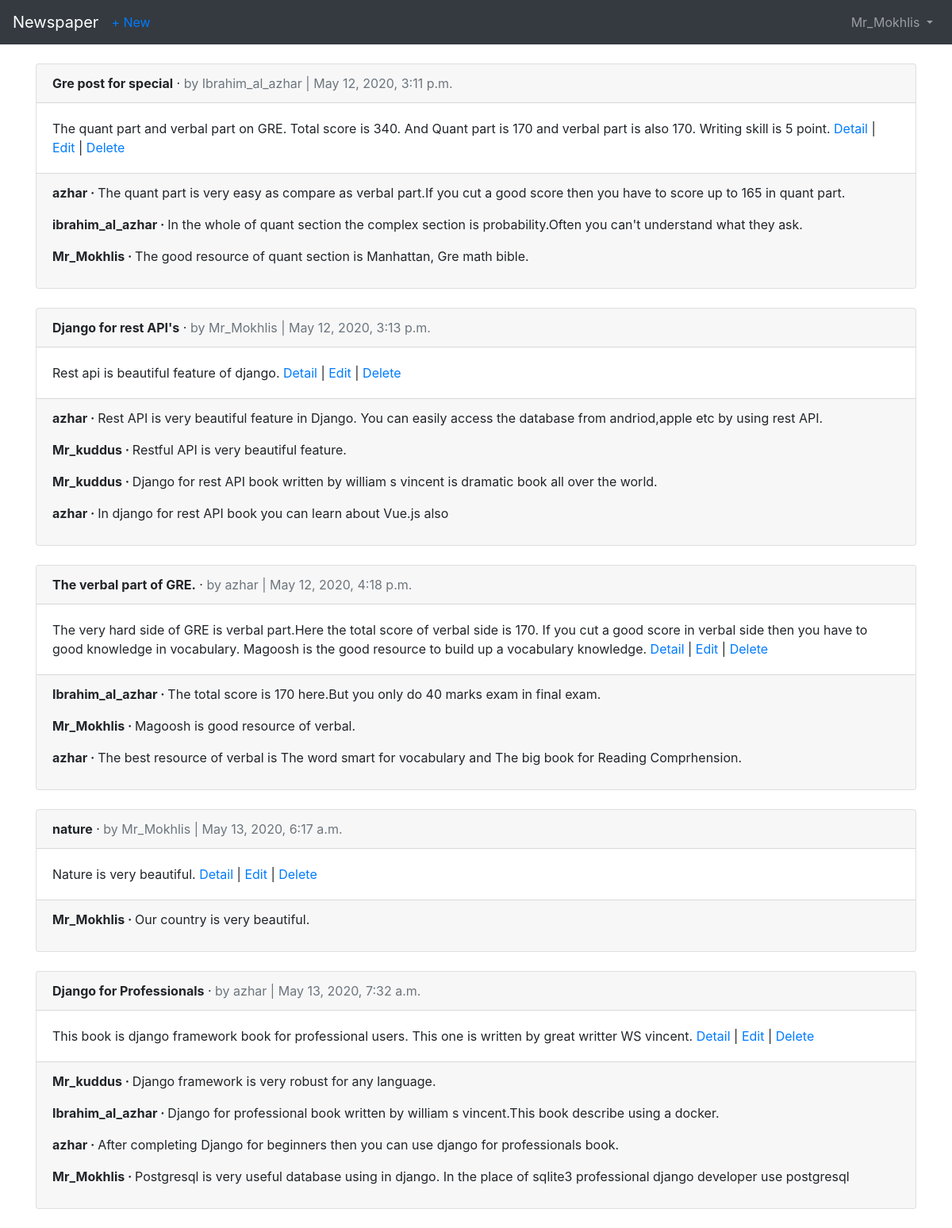
/articles/ (signed in), run on the app's committed database.
### users/models.py (models this page shows)
class CustomUser(AbstractUser):
    age = models.PositiveIntegerField(default=0) # this age attribute shows only admin site not form site

### articles/models.py (models this page shows, shortened)
class Article(models.Model):
    title = models.CharField(max_length=255)
    body = models.TextField()
    date = models.DateTimeField(auto_now_add=True)
    author = models.ForeignKey(
            settings.AUTH_USER_MODEL,  # author is fk,the pk is user(custom user(users/model),override from abstract user where stores the user)
            on_delete= models.CASCADE, # author is user,which one we create
    )

class Comment(models.Model):
    article = models.ForeignKey(    # many to one relationship (many comments hold in one article,the name of fk is simply the model it links to)
            Article,  # here using follow a relationship backward for each article look up related comment models
            on_delete=models.CASCADE, # we can use 'article_set' to access all instances of the model instead of here we
            related_name='comments')   # define 'comments' explicitly to add a related name attribute (for take all instances of comment means all comments of a post)
    comment = models.CharField(max_length=140)
    author = models.ForeignKey(
        settings.AUTH_USER_MODEL, # here define the custom user model(which override base user model) which is author
        on_delete=models.CASCADE,
    )
    email = models.EmailField(blank=True)
    def __str__(self):
        return self.comment  # viewing the comment in admin interface using dunder function

### articles/views.py (the view)
# urls.py: path('', views.ArticleListView.as_view(), name='article_list'),
class ArticleListView(LoginRequiredMixin, ListView): # loginrequiredmixin means if the user see the posts then the user have to login
    model = models.Article
    template_name = 'article_list.html' # return object_list (build in) and detailview return objects (build in)
    login_url = 'login'  # if unauthorized user wants to access the listview then the url redirect to login url

### templates/article_list.html (shortened to what this page needs)
{% extends 'base.html' %}
{% block content %}
    {% for article in object_list %}
        <div class="card">
            <div class="card-header">
                <span class="font-weight-bold">   {{ article.title }}</span> &middot;
                <span class="text-muted">by {{ article.author }} | {{ article.date }}</span>
            </div>
            <div class="card-body">
                {{ article.body }}
                <a href="{% url 'article_detail' article.pk %}">Detail</a> |
                <a href="{% url 'article_edit' article.pk %}">Edit</a> | <a href="{% url 'article_delete' article.pk %}">Delete</a>
            </div>
            <div class="card-footer">
                {% for comment in article.comments.all %}
                   <p>
                       <span class="font-weight-bold">{{comment.author }} &middot; </span>
                        {{ comment }}
                   </p>
                {% endfor %}
            </div>
        </div>
        <br/>
    {% endfor %}
{% endblock content %}

### templates/base.html (shortened to what this page needs)
<!DOCTYPE html>
<html lang="en">
<head>
    <link rel="stylesheet" href="https://maxcdn.bootstrapcdn.com/bootstrap/4.0.0/css/bootstrap.min.css">
</head>
<body>
    <nav class="navbar navbar-expand-md navbar-dark bg-dark mb-4">
        <a class="navbar-brand" href="{% url 'home' %}">Newspaper</a>
        {% if user.is_authenticated %}
         <ul class="navbar-nav mr-auto">
          <li class="nav-item"><a href="{% url 'article_new' %}">+ New</a></li>
         </ul>
         {% endif %}
       <div class="collapse navbar-collapse" id="navbarCollapse">
           {% if user.is_authenticated %}
              <ul class="navbar-nav ml-auto">
                  <li class="nav-item">
                      <a class="nav-link dropdown-toggle" href="#" id="userMenu" data-toggle="dropdown" aria-haspopup="true" aria-expanded="false"> {{ user.username }} </a>
                  </li>
              </ul>
           {% endif %}
       </div>
    </nav>
    <div class="container">
        {% block content %}
        {% endblock %}
    </div>
</body>
</html>

### data on the page
CustomUser: username "Mr_Mokhlis"
Article: title "Gre post for special", author "Ibrahim_al_azhar", date "May 12, 2020, 3:11 p.m.", body "The quant part and verbal part on GRE. Total score is 340. And Quant part is 170 and verbal part is also 170. Writing skill is 5 point."
Comment: author "azhar", comment "The quant part is very easy as compare as verbal part.If you cut a good score then you have to score up to 165 in quant part."
Comment: author "ibrahim_al_azhar", comment "In the whole of quant section the complex section is probability.Often you can't understand what they ask."
Comment: author "Mr_Mokhlis", comment "The good resource of quant section is Manhattan, Gre math bible."
Article: title "Django for rest API's", author "Mr_Mokhlis", date "May 12, 2020, 3:13 p.m.", body "Rest api is beautiful feature of django."
Comment: author "azhar", comment "Rest API is very beautiful feature in Django. You can easily access the database from andriod,apple etc by using rest API."
Comment: author "Mr_kuddus", comment "Restful API is very beautiful feature."
Comment: author "Mr_kuddus", comment "Django for rest API book written by william s vincent is dramatic book all over the world."
Comment: author "azhar", comment "In django for rest API book you can learn about Vue.js also"
Article: title "The verbal part of GRE.", author "azhar", date "May 12, 2020, 4:18 p.m.", body "The very hard side of GRE is verbal part.Here the total score of verbal side is 170. If you cut a good score in verbal side then you have to good knowledge in vocabulary. Magoosh is the good resource to build up a vocabulary knowledge."
Comment: author "Ibrahim_al_azhar", comment "The total score is 170 here.But you only do 40 marks exam in final exam."
Comment: author "Mr_Mokhlis", comment "Magoosh is good resource of verbal."
Comment: author "azhar", comment "The best resource of verbal is The word smart for vocabulary and The big book for Reading Comprhension."
Article: title "nature", author "Mr_Mokhlis", date "May 13, 2020, 6:17 a.m.", body "Nature is very beautiful."
Comment: author "Mr_Mokhlis", comment "Our country is very beautiful."
Article: title "Django for Professionals", author "azhar", date "May 13, 2020, 7:32 a.m.", body "This book is django framework book for professional users. This one is written by great writter WS vincent."
Comment: author "Mr_kuddus", comment "Django framework is very robust for any language."
Comment: author "Ibrahim_al_azhar", comment "Django for professional book written by william s vincent.This book describe using a docker."
Comment: author "azhar", comment "After completing Django for beginners then you can use django for professionals book."
Comment: author "Mr_Mokhlis", comment "Postgresql is very useful database using in django. In the place of sqlite3 professional django developer use postgresql"
